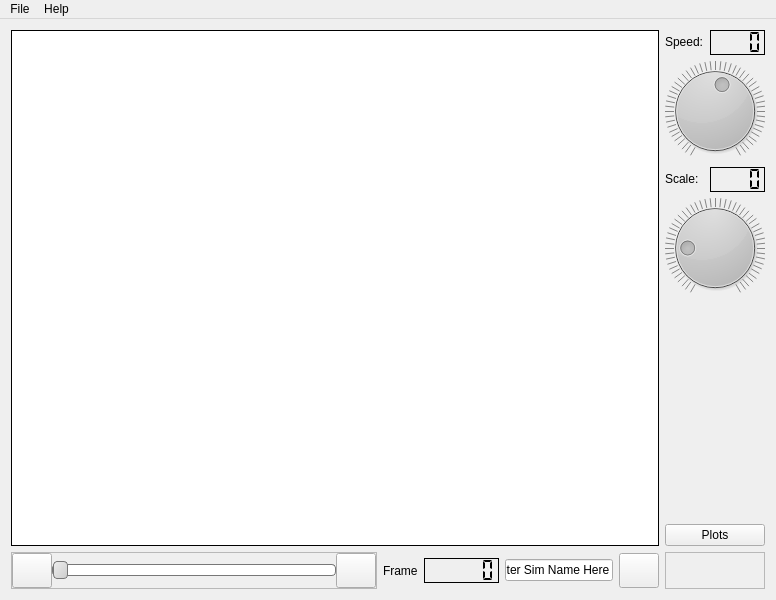
<?xml version="1.0" encoding="UTF-8"?>
<ui version="4.0">
 <class>visualizerClass</class>
 <widget class="QMainWindow" name="visualizerClass">
  <property name="geometry">
   <rect>
    <x>0</x>
    <y>0</y>
    <width>776</width>
    <height>600</height>
   </rect>
  </property>
  <property name="windowTitle">
   <string>SimEngine 2D Visualizer</string>
  </property>
  <property name="windowIcon">
   <iconset>
    <normaloff>Resources/SIM.ico</normaloff>Resources/SIM.ico</iconset>
  </property>
  <widget class="QWidget" name="centralWidget">
   <layout class="QGridLayout" name="gridLayout">
    <item row="0" column="0">
     <widget class="QFrame" name="frame">
      <property name="sizePolicy">
       <sizepolicy hsizetype="MinimumExpanding" vsizetype="MinimumExpanding">
        <horstretch>0</horstretch>
        <verstretch>0</verstretch>
       </sizepolicy>
      </property>
      <property name="frameShape">
       <enum>QFrame::Box</enum>
      </property>
      <property name="frameShadow">
       <enum>QFrame::Plain</enum>
      </property>
      <property name="lineWidth">
       <number>1</number>
      </property>
      <layout class="QGridLayout" name="gridLayout_2">
       <property name="margin">
        <number>0</number>
       </property>
       <item row="0" column="0">
        <widget class="QWidget" name="widget" native="true">
         <property name="sizePolicy">
          <sizepolicy hsizetype="MinimumExpanding" vsizetype="MinimumExpanding">
           <horstretch>0</horstretch>
           <verstretch>0</verstretch>
          </sizepolicy>
         </property>
         <property name="minimumSize">
          <size>
           <width>0</width>
           <height>0</height>
          </size>
         </property>
         <property name="palette">
          <palette>
           <active>
            <colorrole role="WindowText">
             <brush brushstyle="SolidPattern">
              <color alpha="255">
               <red>0</red>
               <green>0</green>
               <blue>0</blue>
              </color>
             </brush>
            </colorrole>
            <colorrole role="Button">
             <brush brushstyle="SolidPattern">
              <color alpha="255">
               <red>255</red>
               <green>255</green>
               <blue>255</blue>
              </color>
             </brush>
            </colorrole>
            <colorrole role="Light">
             <brush brushstyle="SolidPattern">
              <color alpha="255">
               <red>255</red>
               <green>255</green>
               <blue>255</blue>
              </color>
             </brush>
            </colorrole>
            <colorrole role="Midlight">
             <brush brushstyle="SolidPattern">
              <color alpha="255">
               <red>255</red>
               <green>255</green>
               <blue>255</blue>
              </color>
             </brush>
            </colorrole>
            <colorrole role="Dark">
             <brush brushstyle="SolidPattern">
              <color alpha="255">
               <red>127</red>
               <green>127</green>
               <blue>127</blue>
              </color>
             </brush>
            </colorrole>
            <colorrole role="Mid">
             <brush brushstyle="SolidPattern">
              <color alpha="255">
               <red>170</red>
               <green>170</green>
               <blue>170</blue>
              </color>
             </brush>
            </colorrole>
            <colorrole role="Text">
             <brush brushstyle="SolidPattern">
              <color alpha="255">
               <red>0</red>
               <green>0</green>
               <blue>0</blue>
              </color>
             </brush>
            </colorrole>
            <colorrole role="BrightText">
             <brush brushstyle="SolidPattern">
              <color alpha="255">
               <red>255</red>
               <green>255</green>
               <blue>255</blue>
              </color>
             </brush>
            </colorrole>
            <colorrole role="ButtonText">
             <brush brushstyle="SolidPattern">
              <color alpha="255">
               <red>0</red>
               <green>0</green>
               <blue>0</blue>
              </color>
             </brush>
            </colorrole>
            <colorrole role="Base">
             <brush brushstyle="SolidPattern">
              <color alpha="255">
               <red>255</red>
               <green>255</green>
               <blue>255</blue>
              </color>
             </brush>
            </colorrole>
            <colorrole role="Window">
             <brush brushstyle="SolidPattern">
              <color alpha="255">
               <red>255</red>
               <green>255</green>
               <blue>255</blue>
              </color>
             </brush>
            </colorrole>
            <colorrole role="Shadow">
             <brush brushstyle="SolidPattern">
              <color alpha="255">
               <red>0</red>
               <green>0</green>
               <blue>0</blue>
              </color>
             </brush>
            </colorrole>
            <colorrole role="AlternateBase">
             <brush brushstyle="SolidPattern">
              <color alpha="255">
               <red>255</red>
               <green>255</green>
               <blue>255</blue>
              </color>
             </brush>
            </colorrole>
            <colorrole role="ToolTipBase">
             <brush brushstyle="SolidPattern">
              <color alpha="255">
               <red>255</red>
               <green>255</green>
               <blue>220</blue>
              </color>
             </brush>
            </colorrole>
            <colorrole role="ToolTipText">
             <brush brushstyle="SolidPattern">
              <color alpha="255">
               <red>0</red>
               <green>0</green>
               <blue>0</blue>
              </color>
             </brush>
            </colorrole>
           </active>
           <inactive>
            <colorrole role="WindowText">
             <brush brushstyle="SolidPattern">
              <color alpha="255">
               <red>0</red>
               <green>0</green>
               <blue>0</blue>
              </color>
             </brush>
            </colorrole>
            <colorrole role="Button">
             <brush brushstyle="SolidPattern">
              <color alpha="255">
               <red>255</red>
               <green>255</green>
               <blue>255</blue>
              </color>
             </brush>
            </colorrole>
            <colorrole role="Light">
             <brush brushstyle="SolidPattern">
              <color alpha="255">
               <red>255</red>
               <green>255</green>
               <blue>255</blue>
              </color>
             </brush>
            </colorrole>
            <colorrole role="Midlight">
             <brush brushstyle="SolidPattern">
              <color alpha="255">
               <red>255</red>
               <green>255</green>
               <blue>255</blue>
              </color>
             </brush>
            </colorrole>
            <colorrole role="Dark">
             <brush brushstyle="SolidPattern">
              <color alpha="255">
               <red>127</red>
               <green>127</green>
               <blue>127</blue>
              </color>
             </brush>
            </colorrole>
            <colorrole role="Mid">
             <brush brushstyle="SolidPattern">
              <color alpha="255">
               <red>170</red>
               <green>170</green>
               <blue>170</blue>
              </color>
             </brush>
            </colorrole>
            <colorrole role="Text">
             <brush brushstyle="SolidPattern">
              <color alpha="255">
               <red>0</red>
               <green>0</green>
               <blue>0</blue>
              </color>
             </brush>
            </colorrole>
            <colorrole role="BrightText">
             <brush brushstyle="SolidPattern">
              <color alpha="255">
               <red>255</red>
               <green>255</green>
               <blue>255</blue>
              </color>
             </brush>
            </colorrole>
            <colorrole role="ButtonText">
             <brush brushstyle="SolidPattern">
              <color alpha="255">
               <red>0</red>
               <green>0</green>
               <blue>0</blue>
              </color>
             </brush>
            </colorrole>
            <colorrole role="Base">
             <brush brushstyle="SolidPattern">
              <color alpha="255">
               <red>255</red>
               <green>255</green>
               <blue>255</blue>
              </color>
             </brush>
            </colorrole>
            <colorrole role="Window">
             <brush brushstyle="SolidPattern">
              <color alpha="255">
               <red>255</red>
               <green>255</green>
               <blue>255</blue>
              </color>
             </brush>
            </colorrole>
            <colorrole role="Shadow">
             <brush brushstyle="SolidPattern">
              <color alpha="255">
               <red>0</red>
               <green>0</green>
               <blue>0</blue>
              </color>
             </brush>
            </colorrole>
            <colorrole role="AlternateBase">
             <brush brushstyle="SolidPattern">
              <color alpha="255">
               <red>255</red>
               <green>255</green>
               <blue>255</blue>
              </color>
             </brush>
            </colorrole>
            <colorrole role="ToolTipBase">
             <brush brushstyle="SolidPattern">
              <color alpha="255">
               <red>255</red>
               <green>255</green>
               <blue>220</blue>
              </color>
             </brush>
            </colorrole>
            <colorrole role="ToolTipText">
             <brush brushstyle="SolidPattern">
              <color alpha="255">
               <red>0</red>
               <green>0</green>
               <blue>0</blue>
              </color>
             </brush>
            </colorrole>
           </inactive>
           <disabled>
            <colorrole role="WindowText">
             <brush brushstyle="SolidPattern">
              <color alpha="255">
               <red>127</red>
               <green>127</green>
               <blue>127</blue>
              </color>
             </brush>
            </colorrole>
            <colorrole role="Button">
             <brush brushstyle="SolidPattern">
              <color alpha="255">
               <red>255</red>
               <green>255</green>
               <blue>255</blue>
              </color>
             </brush>
            </colorrole>
            <colorrole role="Light">
             <brush brushstyle="SolidPattern">
              <color alpha="255">
               <red>255</red>
               <green>255</green>
               <blue>255</blue>
              </color>
             </brush>
            </colorrole>
            <colorrole role="Midlight">
             <brush brushstyle="SolidPattern">
              <color alpha="255">
               <red>255</red>
               <green>255</green>
               <blue>255</blue>
              </color>
             </brush>
            </colorrole>
            <colorrole role="Dark">
             <brush brushstyle="SolidPattern">
              <color alpha="255">
               <red>127</red>
               <green>127</green>
               <blue>127</blue>
              </color>
             </brush>
            </colorrole>
            <colorrole role="Mid">
             <brush brushstyle="SolidPattern">
              <color alpha="255">
               <red>170</red>
               <green>170</green>
               <blue>170</blue>
              </color>
             </brush>
            </colorrole>
            <colorrole role="Text">
             <brush brushstyle="SolidPattern">
              <color alpha="255">
               <red>127</red>
               <green>127</green>
               <blue>127</blue>
              </color>
             </brush>
            </colorrole>
            <colorrole role="BrightText">
             <brush brushstyle="SolidPattern">
              <color alpha="255">
               <red>255</red>
               <green>255</green>
               <blue>255</blue>
              </color>
             </brush>
            </colorrole>
            <colorrole role="ButtonText">
             <brush brushstyle="SolidPattern">
              <color alpha="255">
               <red>127</red>
               <green>127</green>
               <blue>127</blue>
              </color>
             </brush>
            </colorrole>
            <colorrole role="Base">
             <brush brushstyle="SolidPattern">
              <color alpha="255">
               <red>255</red>
               <green>255</green>
               <blue>255</blue>
              </color>
             </brush>
            </colorrole>
            <colorrole role="Window">
             <brush brushstyle="SolidPattern">
              <color alpha="255">
               <red>255</red>
               <green>255</green>
               <blue>255</blue>
              </color>
             </brush>
            </colorrole>
            <colorrole role="Shadow">
             <brush brushstyle="SolidPattern">
              <color alpha="255">
               <red>0</red>
               <green>0</green>
               <blue>0</blue>
              </color>
             </brush>
            </colorrole>
            <colorrole role="AlternateBase">
             <brush brushstyle="SolidPattern">
              <color alpha="255">
               <red>255</red>
               <green>255</green>
               <blue>255</blue>
              </color>
             </brush>
            </colorrole>
            <colorrole role="ToolTipBase">
             <brush brushstyle="SolidPattern">
              <color alpha="255">
               <red>255</red>
               <green>255</green>
               <blue>220</blue>
              </color>
             </brush>
            </colorrole>
            <colorrole role="ToolTipText">
             <brush brushstyle="SolidPattern">
              <color alpha="255">
               <red>0</red>
               <green>0</green>
               <blue>0</blue>
              </color>
             </brush>
            </colorrole>
           </disabled>
          </palette>
         </property>
         <property name="cursor">
          <cursorShape>CrossCursor</cursorShape>
         </property>
         <property name="mouseTracking">
          <bool>true</bool>
         </property>
         <property name="autoFillBackground">
          <bool>true</bool>
         </property>
         <zorder>label</zorder>
         <zorder>scaleNumber</zorder>
         <zorder>speedNumber</zorder>
         <zorder>label_2</zorder>
        </widget>
       </item>
      </layout>
     </widget>
    </item>
    <item row="0" column="1">
     <layout class="QVBoxLayout" name="verticalLayout">
      <item>
       <layout class="QHBoxLayout" name="horizontalLayout_3">
        <property name="spacing">
         <number>0</number>
        </property>
        <item>
         <widget class="QLabel" name="label_2">
          <property name="sizePolicy">
           <sizepolicy hsizetype="Minimum" vsizetype="Fixed">
            <horstretch>0</horstretch>
            <verstretch>0</verstretch>
           </sizepolicy>
          </property>
          <property name="minimumSize">
           <size>
            <width>0</width>
            <height>0</height>
           </size>
          </property>
          <property name="styleSheet">
           <string notr="true">font: 10pt &quot;Lucida Sans&quot;;</string>
          </property>
          <property name="text">
           <string>Speed:</string>
          </property>
         </widget>
        </item>
        <item>
         <widget class="QLCDNumber" name="speedNumber">
          <property name="sizePolicy">
           <sizepolicy hsizetype="Fixed" vsizetype="Fixed">
            <horstretch>0</horstretch>
            <verstretch>0</verstretch>
           </sizepolicy>
          </property>
          <property name="minimumSize">
           <size>
            <width>50</width>
            <height>25</height>
           </size>
          </property>
          <property name="styleSheet">
           <string notr="true">color: black;
border-width: 1px;
border-color: black;
border-style: solid;
font-size: 12px;
</string>
          </property>
          <property name="frameShape">
           <enum>QFrame::StyledPanel</enum>
          </property>
          <property name="frameShadow">
           <enum>QFrame::Plain</enum>
          </property>
          <property name="numDigits">
           <number>4</number>
          </property>
          <property name="digitCount">
           <number>4</number>
          </property>
          <property name="segmentStyle">
           <enum>QLCDNumber::Flat</enum>
          </property>
         </widget>
        </item>
       </layout>
      </item>
      <item>
       <widget class="QDial" name="speedSlider">
        <property name="toolTip">
         <string>Control Speed</string>
        </property>
        <property name="styleSheet">
         <string notr="true">background-color: rgb(203, 203, 203);
selection-background-color: rgb(255, 0, 0);</string>
        </property>
        <property name="minimum">
         <number>-100</number>
        </property>
        <property name="maximum">
         <number>100</number>
        </property>
        <property name="pageStep">
         <number>1</number>
        </property>
        <property name="value">
         <number>10</number>
        </property>
        <property name="wrapping">
         <bool>false</bool>
        </property>
        <property name="notchTarget">
         <double>4.000000000000000</double>
        </property>
        <property name="notchesVisible">
         <bool>true</bool>
        </property>
       </widget>
      </item>
      <item>
       <layout class="QHBoxLayout" name="horizontalLayout_5">
        <property name="spacing">
         <number>0</number>
        </property>
        <item>
         <widget class="QLabel" name="label">
          <property name="sizePolicy">
           <sizepolicy hsizetype="Minimum" vsizetype="Fixed">
            <horstretch>0</horstretch>
            <verstretch>0</verstretch>
           </sizepolicy>
          </property>
          <property name="minimumSize">
           <size>
            <width>0</width>
            <height>0</height>
           </size>
          </property>
          <property name="styleSheet">
           <string notr="true">font: 10pt &quot;Lucida Sans&quot;;</string>
          </property>
          <property name="text">
           <string>Scale:</string>
          </property>
         </widget>
        </item>
        <item>
         <widget class="QLCDNumber" name="scaleNumber">
          <property name="sizePolicy">
           <sizepolicy hsizetype="Fixed" vsizetype="Fixed">
            <horstretch>0</horstretch>
            <verstretch>0</verstretch>
           </sizepolicy>
          </property>
          <property name="minimumSize">
           <size>
            <width>50</width>
            <height>25</height>
           </size>
          </property>
          <property name="styleSheet">
           <string notr="true">color: black;
border-width: 1px;
border-color: black;
border-style: solid;
font-size: 12px;
</string>
          </property>
          <property name="frameShape">
           <enum>QFrame::StyledPanel</enum>
          </property>
          <property name="frameShadow">
           <enum>QFrame::Plain</enum>
          </property>
          <property name="numDigits">
           <number>4</number>
          </property>
          <property name="segmentStyle">
           <enum>QLCDNumber::Flat</enum>
          </property>
         </widget>
        </item>
       </layout>
      </item>
      <item>
       <widget class="QDial" name="scaleSlider">
        <property name="toolTip">
         <string>&lt;!DOCTYPE HTML PUBLIC &quot;-//W3C//DTD HTML 4.0//EN&quot; &quot;http://www.w3.org/TR/REC-html40/strict.dtd&quot;&gt;
&lt;html&gt;&lt;head&gt;&lt;meta name=&quot;qrichtext&quot; content=&quot;1&quot; /&gt;&lt;style type=&quot;text/css&quot;&gt;
p, li { white-space: pre-wrap; }
&lt;/style&gt;&lt;/head&gt;&lt;body style=&quot; font-family:'MS Shell Dlg 2'; font-size:8.25pt; font-weight:400; font-style:normal;&quot;&gt;
&lt;p style=&quot; margin-top:0px; margin-bottom:0px; margin-left:0px; margin-right:0px; -qt-block-indent:0; text-indent:0px;&quot;&gt;&lt;span style=&quot; font-size:8pt;&quot;&gt;Control Scale&lt;/span&gt;&lt;/p&gt;&lt;/body&gt;&lt;/html&gt;</string>
        </property>
        <property name="styleSheet">
         <string notr="true">background-color: rgb(203, 203, 203);
selection-background-color: rgb(255, 0, 0);</string>
        </property>
        <property name="maximum">
         <number>500</number>
        </property>
        <property name="pageStep">
         <number>1</number>
        </property>
        <property name="value">
         <number>100</number>
        </property>
        <property name="wrapping">
         <bool>false</bool>
        </property>
        <property name="notchTarget">
         <double>10.000000000000000</double>
        </property>
        <property name="notchesVisible">
         <bool>true</bool>
        </property>
       </widget>
      </item>
      <item>
       <spacer name="verticalSpacer">
        <property name="orientation">
         <enum>Qt::Vertical</enum>
        </property>
        <property name="sizeHint" stdset="0">
         <size>
          <width>20</width>
          <height>40</height>
         </size>
        </property>
       </spacer>
      </item>
      <item>
       <widget class="QPushButton" name="plotButton">
        <property name="text">
         <string>Plots</string>
        </property>
       </widget>
      </item>
     </layout>
    </item>
    <item row="1" column="0">
     <layout class="QHBoxLayout" name="horizontalLayout">
      <item>
       <widget class="QFrame" name="frame_2">
        <property name="frameShape">
         <enum>QFrame::StyledPanel</enum>
        </property>
        <property name="frameShadow">
         <enum>QFrame::Plain</enum>
        </property>
        <layout class="QGridLayout" name="gridLayout_3">
         <property name="margin">
          <number>0</number>
         </property>
         <property name="spacing">
          <number>0</number>
         </property>
         <item row="0" column="0">
          <widget class="QPushButton" name="playButton">
           <property name="sizePolicy">
            <sizepolicy hsizetype="Fixed" vsizetype="Fixed">
             <horstretch>0</horstretch>
             <verstretch>0</verstretch>
            </sizepolicy>
           </property>
           <property name="minimumSize">
            <size>
             <width>30</width>
             <height>35</height>
            </size>
           </property>
           <property name="toolTip">
            <string>Play Simulation</string>
           </property>
           <property name="styleSheet">
            <string notr="true"/>
           </property>
           <property name="text">
            <string/>
           </property>
           <property name="icon">
            <iconset resource="visualizer.qrc">
             <normaloff>:/visualizer/Resources/play.png</normaloff>:/visualizer/Resources/play.png</iconset>
           </property>
           <property name="iconSize">
            <size>
             <width>30</width>
             <height>30</height>
            </size>
           </property>
           <property name="flat">
            <bool>false</bool>
           </property>
          </widget>
         </item>
         <item row="0" column="2">
          <widget class="QPushButton" name="stopButton">
           <property name="sizePolicy">
            <sizepolicy hsizetype="Fixed" vsizetype="Fixed">
             <horstretch>0</horstretch>
             <verstretch>0</verstretch>
            </sizepolicy>
           </property>
           <property name="minimumSize">
            <size>
             <width>30</width>
             <height>35</height>
            </size>
           </property>
           <property name="toolTip">
            <string>Stop the simulation</string>
           </property>
           <property name="styleSheet">
            <string notr="true"/>
           </property>
           <property name="text">
            <string/>
           </property>
           <property name="icon">
            <iconset resource="visualizer.qrc">
             <normaloff>:/visualizer/Resources/stop.png</normaloff>:/visualizer/Resources/stop.png</iconset>
           </property>
           <property name="iconSize">
            <size>
             <width>30</width>
             <height>30</height>
            </size>
           </property>
           <property name="autoDefault">
            <bool>false</bool>
           </property>
           <property name="default">
            <bool>false</bool>
           </property>
           <property name="flat">
            <bool>false</bool>
           </property>
          </widget>
         </item>
         <item row="0" column="1">
          <widget class="QSlider" name="frameSlider">
           <property name="minimumSize">
            <size>
             <width>0</width>
             <height>35</height>
            </size>
           </property>
           <property name="styleSheet">
            <string notr="true">QSlider::groove:horizontal {
border: 1px solid #bbb;
background: white;
height: 10px;
border-radius: 4px;
}

QSlider::sub-page:horizontal {
background: qlineargradient(spread:pad, x1:1, y1:0, x2:0, y2:0, stop:0 rgba(94, 94, 94, 255), stop:1 rgba(217, 217, 217,255));
border: 1px solid #777;
height: 10px;
border-radius: 4px;
}

QSlider::add-page:horizontal {
background: #fff;
border: 1px solid #777;
height: 10px;
border-radius: 4px;
}

QSlider::handle:horizontal {
background: qlineargradient(x1:0, y1:0, x2:1, y2:1, stop:0 #eee, stop:1 #ccc);
border: 1px solid #777;
width: 13px;
margin-top: -4px;
margin-bottom: -4px;
border-radius: 4px;
}

QSlider::handle:horizontal:hover {
background: qlineargradient(x1:0, y1:0, x2:1, y2:1, stop:0 #aaa, stop:1 #ccc);
border: 1px solid #444;
border-radius: 4px;
}

QSlider::sub-page:horizontal:disabled {
background: #bbb;
border-color: #999;
}

QSlider::add-page:horizontal:disabled {
background: #eee;
border-color: #999;
}

QSlider::handle:horizontal:disabled {
background: #eee;
border: 1px solid #aaa;
border-radius: 4px;
}
</string>
           </property>
           <property name="pageStep">
            <number>1</number>
           </property>
           <property name="orientation">
            <enum>Qt::Horizontal</enum>
           </property>
           <property name="invertedAppearance">
            <bool>false</bool>
           </property>
           <property name="invertedControls">
            <bool>false</bool>
           </property>
          </widget>
         </item>
        </layout>
       </widget>
      </item>
      <item>
       <widget class="QLabel" name="label_4">
        <property name="sizePolicy">
         <sizepolicy hsizetype="Fixed" vsizetype="Preferred">
          <horstretch>0</horstretch>
          <verstretch>0</verstretch>
         </sizepolicy>
        </property>
        <property name="minimumSize">
         <size>
          <width>35</width>
          <height>0</height>
         </size>
        </property>
        <property name="styleSheet">
         <string notr="true">font: 10pt &quot;Lucida Sans&quot;;</string>
        </property>
        <property name="text">
         <string>Frame</string>
        </property>
       </widget>
      </item>
      <item>
       <widget class="QLCDNumber" name="frameNumber">
        <property name="sizePolicy">
         <sizepolicy hsizetype="Fixed" vsizetype="Fixed">
          <horstretch>0</horstretch>
          <verstretch>0</verstretch>
         </sizepolicy>
        </property>
        <property name="minimumSize">
         <size>
          <width>75</width>
          <height>25</height>
         </size>
        </property>
        <property name="styleSheet">
         <string notr="true">color: black;
border-width: 1px;
border-color: black;
border-style: solid;
font: 12pt &quot;Courier New&quot;;</string>
        </property>
        <property name="frameShape">
         <enum>QFrame::StyledPanel</enum>
        </property>
        <property name="frameShadow">
         <enum>QFrame::Plain</enum>
        </property>
        <property name="smallDecimalPoint">
         <bool>true</bool>
        </property>
        <property name="numDigits">
         <number>5</number>
        </property>
        <property name="digitCount">
         <number>5</number>
        </property>
        <property name="mode">
         <enum>QLCDNumber::Dec</enum>
        </property>
        <property name="segmentStyle">
         <enum>QLCDNumber::Flat</enum>
        </property>
        <property name="intValue" stdset="0">
         <number>0</number>
        </property>
       </widget>
      </item>
      <item>
       <widget class="QLineEdit" name="simName">
        <property name="sizePolicy">
         <sizepolicy hsizetype="Fixed" vsizetype="Fixed">
          <horstretch>0</horstretch>
          <verstretch>0</verstretch>
         </sizepolicy>
        </property>
        <property name="minimumSize">
         <size>
          <width>100</width>
          <height>0</height>
         </size>
        </property>
        <property name="toolTip">
         <string>Enter Sim name e.g: pendulum</string>
        </property>
        <property name="styleSheet">
         <string notr="true">font: 8pt &quot;Lucida Sans&quot;;</string>
        </property>
        <property name="text">
         <string>Enter Sim Name Here</string>
        </property>
       </widget>
      </item>
      <item>
       <widget class="QPushButton" name="loadButton">
        <property name="sizePolicy">
         <sizepolicy hsizetype="Fixed" vsizetype="Fixed">
          <horstretch>0</horstretch>
          <verstretch>0</verstretch>
         </sizepolicy>
        </property>
        <property name="minimumSize">
         <size>
          <width>35</width>
          <height>35</height>
         </size>
        </property>
        <property name="toolTip">
         <string>Load the simulation data</string>
        </property>
        <property name="styleSheet">
         <string notr="true">font: 8pt &quot;Lucida Sans&quot;;</string>
        </property>
        <property name="text">
         <string/>
        </property>
        <property name="icon">
         <iconset resource="visualizer.qrc">
          <normaloff>:/visualizer/Resources/repeat.png</normaloff>:/visualizer/Resources/repeat.png</iconset>
        </property>
        <property name="iconSize">
         <size>
          <width>30</width>
          <height>30</height>
         </size>
        </property>
       </widget>
      </item>
     </layout>
    </item>
    <item row="1" column="1">
     <widget class="QFrame" name="frame_3">
      <property name="styleSheet">
       <string notr="true">image: url(:/visualizer/Resources/Logo2.png);</string>
      </property>
      <property name="frameShape">
       <enum>QFrame::StyledPanel</enum>
      </property>
      <property name="frameShadow">
       <enum>QFrame::Raised</enum>
      </property>
     </widget>
    </item>
   </layout>
  </widget>
  <widget class="QMenuBar" name="menuBar">
   <property name="geometry">
    <rect>
     <x>0</x>
     <y>0</y>
     <width>776</width>
     <height>21</height>
    </rect>
   </property>
   <widget class="QMenu" name="menuFile">
    <property name="title">
     <string>File</string>
    </property>
    <addaction name="actionLoad"/>
    <addaction name="actionReset"/>
    <addaction name="actionExit"/>
   </widget>
   <widget class="QMenu" name="menuAbout">
    <property name="title">
     <string>Help</string>
    </property>
    <addaction name="actionHelp"/>
    <addaction name="actionAbout"/>
   </widget>
   <addaction name="menuFile"/>
   <addaction name="menuAbout"/>
  </widget>
  <action name="actionExit">
   <property name="icon">
    <iconset resource="visualizer.qrc">
     <normaloff>:/visualizer/Resources/shut_down.png</normaloff>:/visualizer/Resources/shut_down.png</iconset>
   </property>
   <property name="text">
    <string>Exit</string>
   </property>
  </action>
  <action name="actionAbout">
   <property name="icon">
    <iconset resource="visualizer.qrc">
     <normaloff>:/visualizer/Resources/info.png</normaloff>:/visualizer/Resources/info.png</iconset>
   </property>
   <property name="text">
    <string>About</string>
   </property>
  </action>
  <action name="actionLoad">
   <property name="text">
    <string>Load</string>
   </property>
  </action>
  <action name="actionReset">
   <property name="text">
    <string>Reset</string>
   </property>
  </action>
  <action name="actionHelp">
   <property name="text">
    <string>Help</string>
   </property>
  </action>
 </widget>
 <layoutdefault spacing="6" margin="11"/>
 <tabstops>
  <tabstop>simName</tabstop>
  <tabstop>loadButton</tabstop>
  <tabstop>playButton</tabstop>
  <tabstop>stopButton</tabstop>
  <tabstop>speedSlider</tabstop>
  <tabstop>scaleSlider</tabstop>
  <tabstop>frameSlider</tabstop>
 </tabstops>
 <resources>
  <include location="visualizer.qrc"/>
 </resources>
 <connections>
  <connection>
   <sender>frameSlider</sender>
   <signal>valueChanged(int)</signal>
   <receiver>frameNumber</receiver>
   <slot>display(int)</slot>
   <hints>
    <hint type="sourcelabel">
     <x>378</x>
     <y>557</y>
    </hint>
    <hint type="destinationlabel">
     <x>543</x>
     <y>582</y>
    </hint>
   </hints>
  </connection>
 </connections>
</ui>
